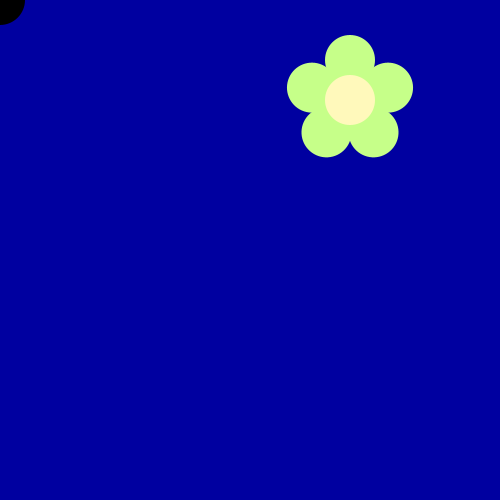
Frame 1 (no input)
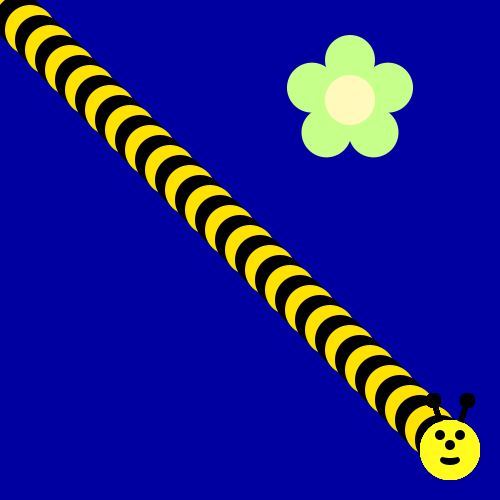
Frame 60 (the mouse pressed at the canvas centre just before this capture)
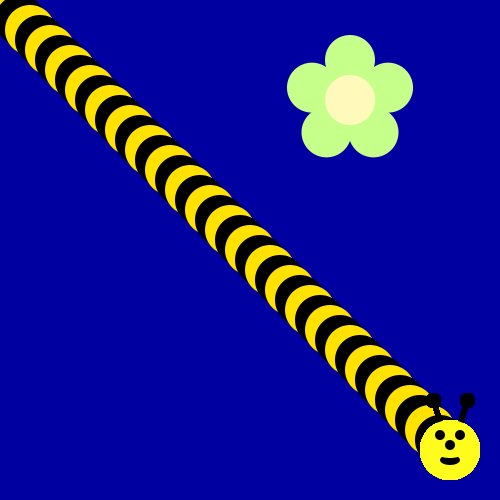
Frame 120 (the mouse held since frame 60 and released just before this capture)

The Processing sketch that drew these frames (run headless with seeded random() and noise(); from frame 60 on, the mouse is pressed at the canvas centre):

// Processing sketch: bumblebeeeeeeeeeeeeeeeeeeeeeeee
// ── bumblebeeeeeeeeeeeeeeeeeeeeeeee.pde
int circleCounter =1;
int x =0;
int y =0;
void draw() {
if (circleCounter%2==0){ 
  fill(#FFE200);
}
else{
fill(0,0,0);
}
if(x<width-50){
ellipse(x,y,50,50);
 }
 else{
 drawBeeFace(width-50,height-50); 
 }
circleCounter++;
x+=10;
y+=10;
}


void drawFlower(int x, int y) {
  noStroke();
  translate(x, y);
  // draw 5 petals, rotating after each one
  fill(#c6ff89); // green
  for (int i = 0; i < 5; i++) {
    ellipse(0, -40, 50, 50);
    rotate(radians(72));
  }
  fill(#fff9bb); // light yellow
  ellipse(0, 0, 50, 50);
}

void drawBeeFace(int BeeFaceX, int BeeFaceY) {
  noStroke();
  fill(0, 0, 0);
  stroke(1);
  strokeWeight(5);
  line(BeeFaceX-10, BeeFaceY-27, BeeFaceX-17, BeeFaceY-50);
  line(BeeFaceX+10, BeeFaceY-27, BeeFaceX+17, BeeFaceY-50);
  ellipse(BeeFaceX-17, BeeFaceY-50, 10, 10);
  ellipse(BeeFaceX+17, BeeFaceY-50, 10, 10);
  noStroke();
  fill(255, 251, 28);
  ellipse(BeeFaceX, BeeFaceY, 60, 60); // face
  fill(255, 237, 209);
  fill(0, 0, 0);
  ellipse(BeeFaceX-10, BeeFaceY-15, 10, 10); // eyes
  ellipse(BeeFaceX+10, BeeFaceY-15, 10, 10);
  ellipse(BeeFaceX, BeeFaceY-5, 10, 10); // nose
  ellipse(BeeFaceX, BeeFaceY+10, 20, 10);// mouth
  fill(255, 251, 28);
  ellipse(BeeFaceX, BeeFaceY+5, 20, 6);
}
void setup() {  
  ellipseMode(CENTER);
  size(500, 500);
  background(0, 0, 160); 
  drawFlower(350, 100);
}
